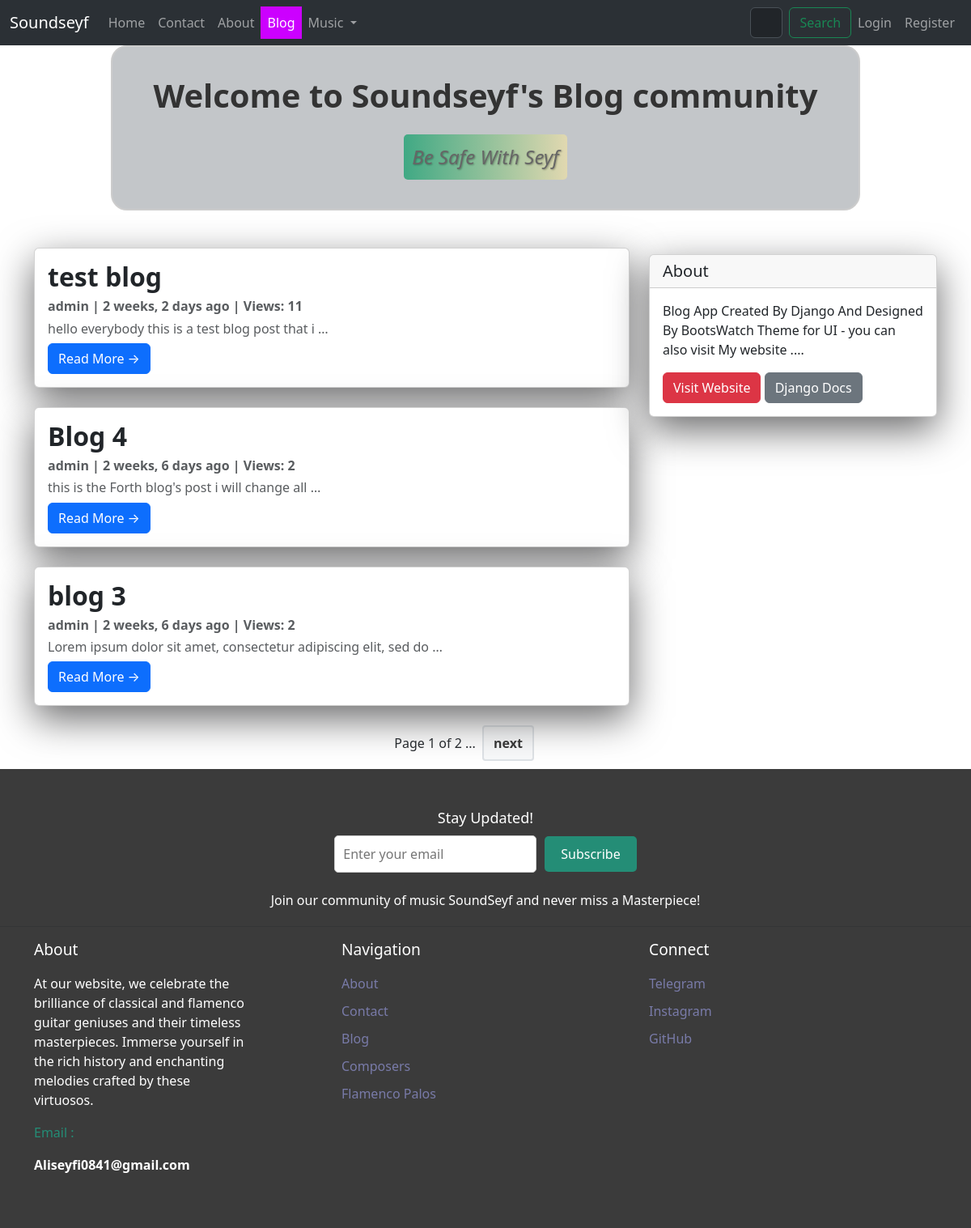
The page /blog/ on the database as committed earlier.
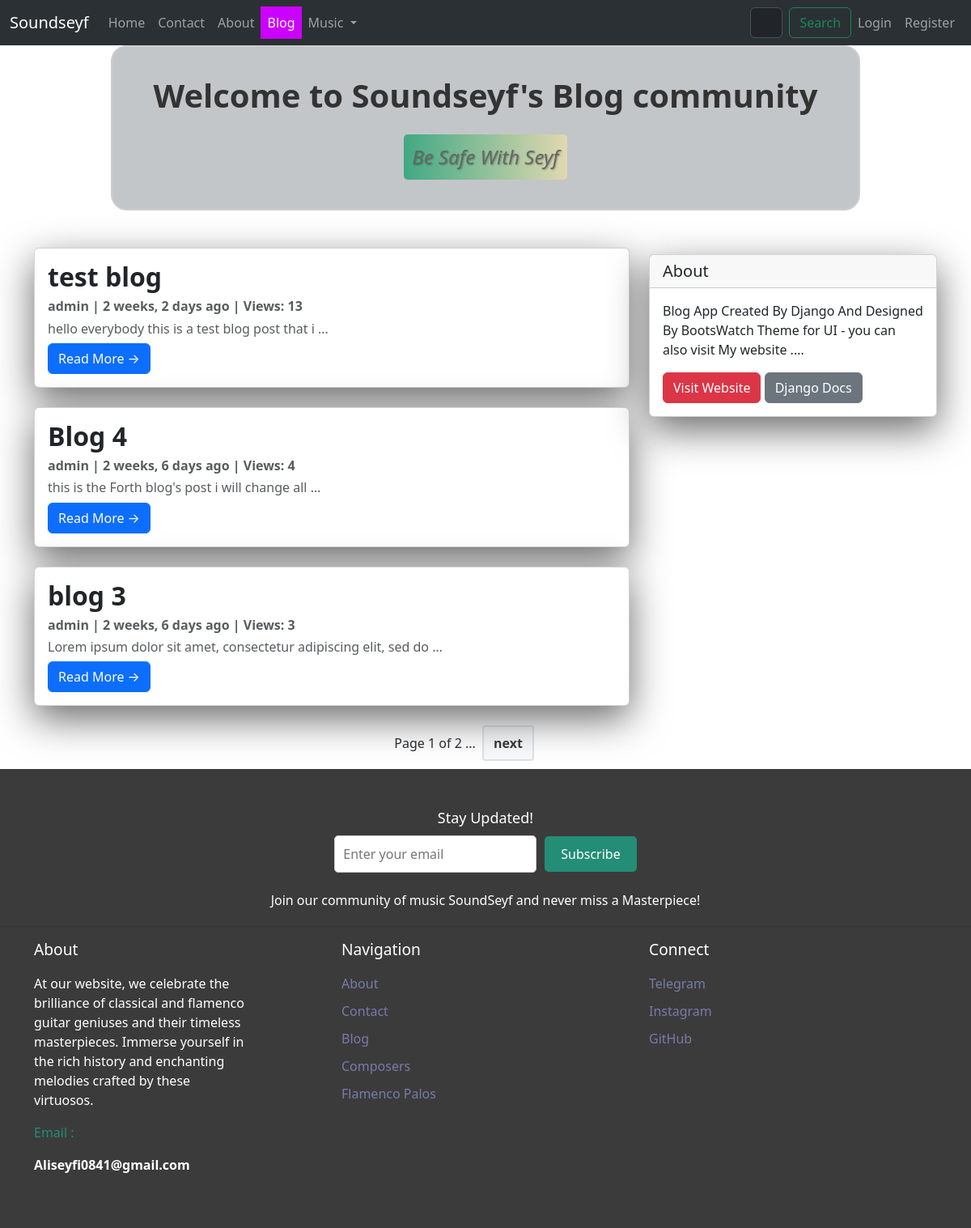
The same page on the database as committed later.
### blog/models.py (models this page shows, shortened)
class Post(models.Model):
    title = models.CharField(max_length=255,unique=True)
    slug = models.SlugField(max_length=255,unique=True)
    author = models.ForeignKey(User,on_delete=models.CASCADE,null=True)
    content = models.TextField(null=True,blank=True)
    created_on = models.DateTimeField(auto_now_add=True)
    updated_on = models.DateTimeField(auto_now=True)
    published_on = models.DateTimeField(null=True)
    status = models.CharField(max_length=255,choices=STATUS_CHOICES)
    counted_views = models.IntegerField(default=0)
    login_required = models.BooleanField(default=False)
    class Meta:
        ordering = ['-created_on']

### blog/views.py (the view)
# urls.py: path('',views.PostList.as_view(),name="blog-home"),
class PostList(generic.ListView):
    now = timezone.now()
    queryset = Post.objects.filter(status='p' , published_on__lte=now).order_by('-created_on')
    context_object_name = 'post_list'
    paginate_by = 3
    template_name = "blog/blog-home.html"

### templates/blog/blog-home.html (shortened to what the changed rows need)
{% load humanize %}
<!DOCTYPE html>
<html lang="en">
<head>
    <link href="https://cdn.jsdelivr.net/npm/bootstrap@5.3.3/dist/css/bootstrap.min.css" rel="stylesheet"
>
<body data-bs-theme="light">
    <div class="container">
        <div class="row">
            <div class="col-md-8 mt-3 left">
                {% for post in post_list %}
                <div class="card mb-4">
                    <div class="card-body">
                        <h2 class="card-title" style="font-weight: bold;">{{ post.title }}</h2>
                        <p class="card-text text-muted h6" style="font-weight: bold;">{{ post.author }} | {{post.created_on|naturaltime }} | Views:
                            {{ post.counted_views }}</p>
                        <p class="card-text text-muted h6">{{post.content|truncatewords:10}}</p>
                        <a href="{% url 'blog:blog-single' post.slug %}" class="btn btn-primary">Read More &rarr;</a>
                    </div>
                </div>
                {% endfor %}
            </div>
        </div>
    </div>
</body>
</html>

Rows that differ between the two databases and show on the page:
changed Post "test blog": counted_views "11" → "13"
changed Post "Blog 4": counted_views "2" → "4"
changed Post "blog 3": counted_views "2" → "3"
